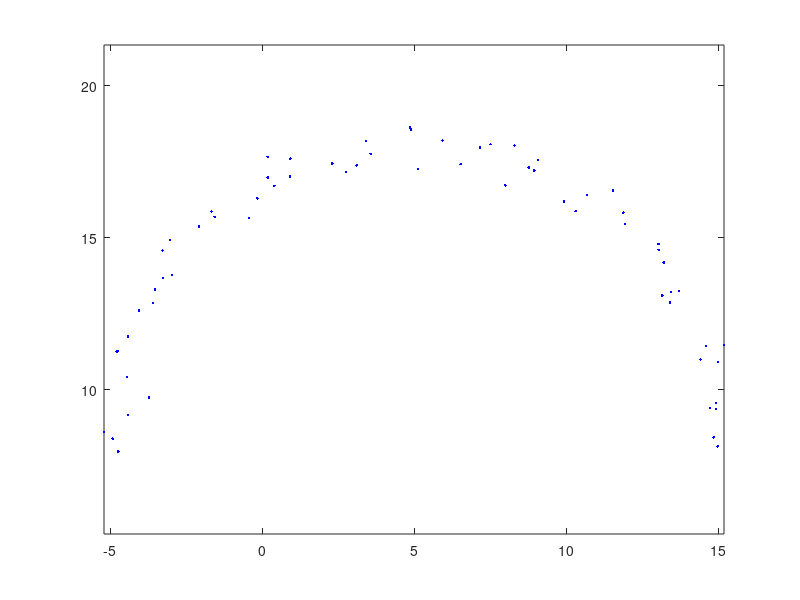

MATLAB code to generate this figure: (Note: this script raises an error after producing the figure.)
% From http://blogs.mathworks.com/pick/2008/03/14/fitting-a-circle-easily/

R = 10; x_c = 5; y_c = 8;
thetas = 0:pi/64:pi;
xs = x_c + R*cos(thetas);
ys = y_c + R*sin(thetas);

% Now add some random noise to make the problem a bit more challenging:
mult = 0.5;
xs = xs+mult*randn(size(xs));
ys = ys+mult*randn(size(ys));

figure
plot(xs,ys,'b.')
axis equal

[xfit,yfit,Rfit] = circfit(xs,ys);
figure
plot(xs,ys,'b.')
hold on
rectangle('position',[xfit-Rfit,yfit-Rfit,Rfit*2,Rfit*2],...
    'curvature',[1,1],'linestyle','-','edgecolor','r');
title(sprintf('Best fit: R = %0.1f; Ctr = (%0.1f,%0.1f)',...
    Rfit,xfit,yfit));
plot(xfit,yfit,'g.')
xlim([xfit-Rfit-2,xfit+Rfit+2])
ylim([yfit-Rfit-2,yfit+Rfit+2])
axis equal

